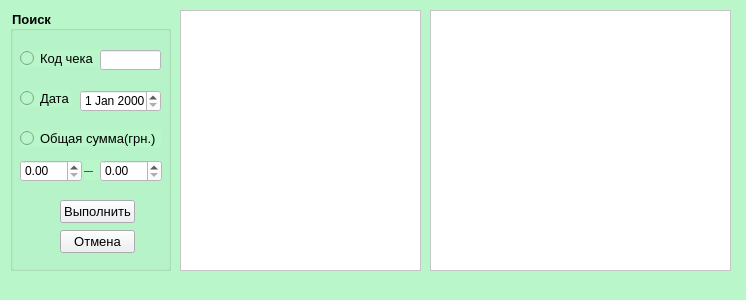
<?xml version="1.0" encoding="UTF-8"?>
<ui version="4.0">
 <class>Prod</class>
 <widget class="QWidget" name="Prod">
  <property name="geometry">
   <rect>
    <x>0</x>
    <y>0</y>
    <width>746</width>
    <height>300</height>
   </rect>
  </property>
  <property name="windowTitle">
   <string>Продажи</string>
  </property>
  <property name="windowIcon">
   <iconset>
    <normaloff>images/i.jpg</normaloff>images/i.jpg</iconset>
  </property>
  <property name="styleSheet">
   <string notr="true">background-color: #B9F6CA;</string>
  </property>
  <widget class="QTableView" name="SaleView">
   <property name="geometry">
    <rect>
     <x>430</x>
     <y>10</y>
     <width>301</width>
     <height>261</height>
    </rect>
   </property>
   <property name="styleSheet">
    <string notr="true">background-color: rgb(255, 255, 255);</string>
   </property>
  </widget>
  <widget class="QTableView" name="ChequeView">
   <property name="geometry">
    <rect>
     <x>180</x>
     <y>10</y>
     <width>241</width>
     <height>261</height>
    </rect>
   </property>
   <property name="styleSheet">
    <string notr="true">background-color: rgb(255, 255, 255);</string>
   </property>
  </widget>
  <widget class="QGroupBox" name="groupBox">
   <property name="geometry">
    <rect>
     <x>10</x>
     <y>10</y>
     <width>161</width>
     <height>261</height>
    </rect>
   </property>
   <property name="font">
    <font>
     <pointsize>10</pointsize>
     <weight>75</weight>
     <bold>true</bold>
    </font>
   </property>
   <property name="title">
    <string>Поиск</string>
   </property>
   <widget class="QRadioButton" name="radioButton">
    <property name="geometry">
     <rect>
      <x>10</x>
      <y>40</y>
      <width>82</width>
      <height>17</height>
     </rect>
    </property>
    <property name="font">
     <font>
      <pointsize>10</pointsize>
     </font>
    </property>
    <property name="text">
     <string>Код чека</string>
    </property>
   </widget>
   <widget class="QLineEdit" name="lineEdit">
    <property name="geometry">
     <rect>
      <x>90</x>
      <y>40</y>
      <width>61</width>
      <height>20</height>
     </rect>
    </property>
    <property name="styleSheet">
     <string notr="true">background-color: rgb(255, 255, 255);</string>
    </property>
   </widget>
   <widget class="QRadioButton" name="radioButton_2">
    <property name="geometry">
     <rect>
      <x>10</x>
      <y>80</y>
      <width>51</width>
      <height>17</height>
     </rect>
    </property>
    <property name="font">
     <font>
      <pointsize>10</pointsize>
     </font>
    </property>
    <property name="text">
     <string>Дата</string>
    </property>
   </widget>
   <widget class="QDateEdit" name="dateEdit">
    <property name="geometry">
     <rect>
      <x>70</x>
      <y>80</y>
      <width>81</width>
      <height>22</height>
     </rect>
    </property>
    <property name="styleSheet">
     <string notr="true">background-color: rgb(255, 255, 255);</string>
    </property>
   </widget>
   <widget class="QRadioButton" name="radioButton_3">
    <property name="geometry">
     <rect>
      <x>10</x>
      <y>120</y>
      <width>141</width>
      <height>17</height>
     </rect>
    </property>
    <property name="font">
     <font>
      <pointsize>10</pointsize>
     </font>
    </property>
    <property name="text">
     <string>Общая сумма(грн.)</string>
    </property>
   </widget>
   <widget class="QDoubleSpinBox" name="doubleSpinBox">
    <property name="geometry">
     <rect>
      <x>10</x>
      <y>150</y>
      <width>62</width>
      <height>22</height>
     </rect>
    </property>
    <property name="styleSheet">
     <string notr="true">background-color: rgb(255, 255, 255);</string>
    </property>
    <property name="maximum">
     <double>999999.989999999990687</double>
    </property>
   </widget>
   <widget class="QDoubleSpinBox" name="doubleSpinBox_2">
    <property name="geometry">
     <rect>
      <x>90</x>
      <y>150</y>
      <width>62</width>
      <height>22</height>
     </rect>
    </property>
    <property name="styleSheet">
     <string notr="true">background-color: rgb(255, 255, 255);</string>
    </property>
    <property name="maximum">
     <double>999999.989999999990687</double>
    </property>
   </widget>
   <widget class="QPushButton" name="pushButton">
    <property name="geometry">
     <rect>
      <x>50</x>
      <y>190</y>
      <width>75</width>
      <height>23</height>
     </rect>
    </property>
    <property name="font">
     <font>
      <pointsize>10</pointsize>
     </font>
    </property>
    <property name="styleSheet">
     <string notr="true">background-color: #ECEFF1;</string>
    </property>
    <property name="text">
     <string>Выполнить</string>
    </property>
   </widget>
   <widget class="QLabel" name="label">
    <property name="geometry">
     <rect>
      <x>74</x>
      <y>150</y>
      <width>16</width>
      <height>20</height>
     </rect>
    </property>
    <property name="font">
     <font>
      <pointsize>7</pointsize>
     </font>
    </property>
    <property name="text">
     <string>—</string>
    </property>
   </widget>
   <widget class="QPushButton" name="pushButton_2">
    <property name="geometry">
     <rect>
      <x>50</x>
      <y>220</y>
      <width>75</width>
      <height>23</height>
     </rect>
    </property>
    <property name="font">
     <font>
      <pointsize>10</pointsize>
     </font>
    </property>
    <property name="styleSheet">
     <string notr="true">background-color: #ECEFF1;</string>
    </property>
    <property name="text">
     <string>Отмена</string>
    </property>
   </widget>
  </widget>
 </widget>
 <resources/>
 <connections/>
</ui>
